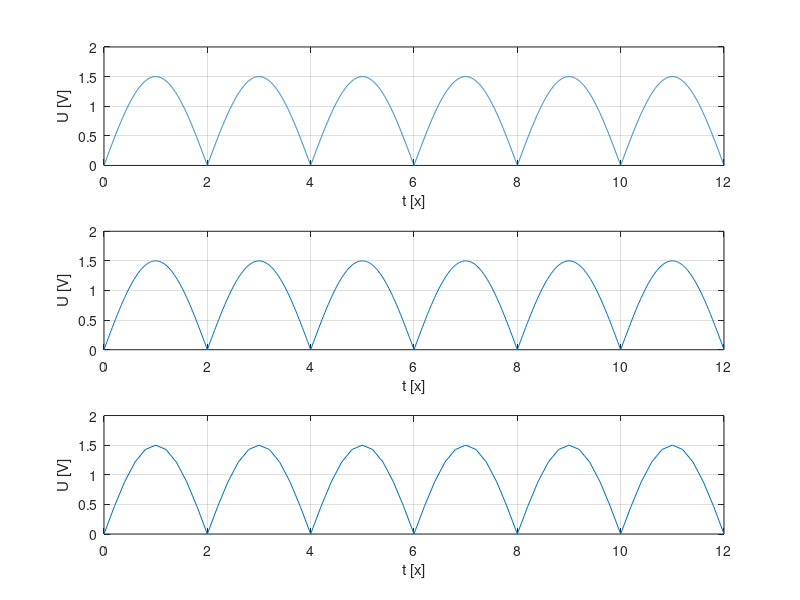

Recreate this plot in MATLAB.
%Se va genera un semnal cu rezolutie temporara de 2ms, 20ms
%200ms pentru un semnal continuu de tipul:
%Problema 5. Semnal sinusoidal redresat dublu alternanta
% Perioada semnalului sinusoidal neredresat: 4 s.
% Amplitudine: 1.5.



%rezolutie temporara de 2 ms
t=0:0.002:12;
f=0.25; %se vor afisa 3 perioade
amplitudine=1.5;
x=amplitudine*abs(sin(2*pi*f*t));
subplot(3,1,1)
plot(t,x),grid,xlabel('t [x]'),ylabel('U [V]')

%rezolutie temporara de 20 ms
t=0:0.02:12;
f=0.25; %se vor afisa 3 perioade
amplitudine=1.5;
x=amplitudine*abs(sin(2*pi*f*t));
subplot(3,1,2)
plot(t,x),grid,xlabel('t [x]'),ylabel('U [V]')

%rezolutie temporara de 200 ms
t=0:0.2:12;
f=0.25; %se vor afisa 3 perioade
amplitudine=1.5;
x=amplitudine*abs(sin(2*pi*f*t));
subplot(3,1,3)
plot(t,x),grid,xlabel('t [x]'),ylabel('U [V]')

